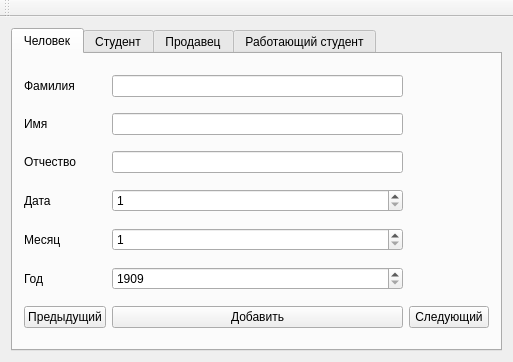
<?xml version="1.0" encoding="UTF-8"?>
<ui version="4.0">
 <class>MainWindow</class>
 <widget class="QMainWindow" name="MainWindow">
  <property name="geometry">
   <rect>
    <x>0</x>
    <y>0</y>
    <width>513</width>
    <height>362</height>
   </rect>
  </property>
  <property name="windowTitle">
   <string>MainWindow</string>
  </property>
  <widget class="QWidget" name="centralWidget">
   <layout class="QGridLayout" name="gridLayout">
    <item row="0" column="0">
     <widget class="QTabWidget" name="tabWidget">
      <property name="currentIndex">
       <number>0</number>
      </property>
      <widget class="QWidget" name="tab">
       <attribute name="title">
        <string>Человек</string>
       </attribute>
       <layout class="QGridLayout" name="gridLayout_2">
        <item row="0" column="0">
         <widget class="QLabel" name="label">
          <property name="text">
           <string>Фамилия</string>
          </property>
         </widget>
        </item>
        <item row="1" column="1">
         <widget class="QLineEdit" name="lineEdit_2"/>
        </item>
        <item row="0" column="1">
         <widget class="QLineEdit" name="lineEdit"/>
        </item>
        <item row="1" column="0">
         <widget class="QLabel" name="label_2">
          <property name="text">
           <string>Имя</string>
          </property>
         </widget>
        </item>
        <item row="2" column="0">
         <widget class="QLabel" name="label_3">
          <property name="text">
           <string>Отчество</string>
          </property>
         </widget>
        </item>
        <item row="2" column="1">
         <widget class="QLineEdit" name="lineEdit_3"/>
        </item>
        <item row="3" column="0">
         <widget class="QLabel" name="label_4">
          <property name="text">
           <string>Дата</string>
          </property>
         </widget>
        </item>
        <item row="3" column="1">
         <widget class="QSpinBox" name="spinBox">
          <property name="minimum">
           <number>1</number>
          </property>
          <property name="maximum">
           <number>31</number>
          </property>
         </widget>
        </item>
        <item row="6" column="1">
         <widget class="QPushButton" name="pushButton">
          <property name="text">
           <string>Добавить</string>
          </property>
         </widget>
        </item>
        <item row="4" column="0">
         <widget class="QLabel" name="label_5">
          <property name="text">
           <string>Месяц</string>
          </property>
         </widget>
        </item>
        <item row="5" column="0">
         <widget class="QLabel" name="label_6">
          <property name="text">
           <string>Год</string>
          </property>
         </widget>
        </item>
        <item row="5" column="1">
         <widget class="QSpinBox" name="spinBox_3">
          <property name="minimum">
           <number>1909</number>
          </property>
          <property name="maximum">
           <number>2300</number>
          </property>
         </widget>
        </item>
        <item row="6" column="0">
         <widget class="QPushButton" name="pushButton_2">
          <property name="text">
           <string>Предыдущий</string>
          </property>
         </widget>
        </item>
        <item row="4" column="1">
         <widget class="QSpinBox" name="spinBox_2">
          <property name="minimum">
           <number>1</number>
          </property>
          <property name="maximum">
           <number>12</number>
          </property>
         </widget>
        </item>
        <item row="6" column="2">
         <widget class="QPushButton" name="pushButton_3">
          <property name="text">
           <string>Следующий</string>
          </property>
         </widget>
        </item>
       </layout>
      </widget>
      <widget class="QWidget" name="tab_2">
       <attribute name="title">
        <string>Студент</string>
       </attribute>
      </widget>
      <widget class="QWidget" name="tab_3">
       <attribute name="title">
        <string>Продавец</string>
       </attribute>
      </widget>
      <widget class="QWidget" name="tab_4">
       <attribute name="title">
        <string>Работающий студент</string>
       </attribute>
      </widget>
     </widget>
    </item>
   </layout>
  </widget>
  <widget class="QMenuBar" name="menuBar">
   <property name="geometry">
    <rect>
     <x>0</x>
     <y>0</y>
     <width>513</width>
     <height>22</height>
    </rect>
   </property>
  </widget>
  <widget class="QToolBar" name="mainToolBar">
   <attribute name="toolBarArea">
    <enum>TopToolBarArea</enum>
   </attribute>
   <attribute name="toolBarBreak">
    <bool>false</bool>
   </attribute>
  </widget>
 </widget>
 <layoutdefault spacing="6" margin="11"/>
 <resources/>
 <connections/>
</ui>
